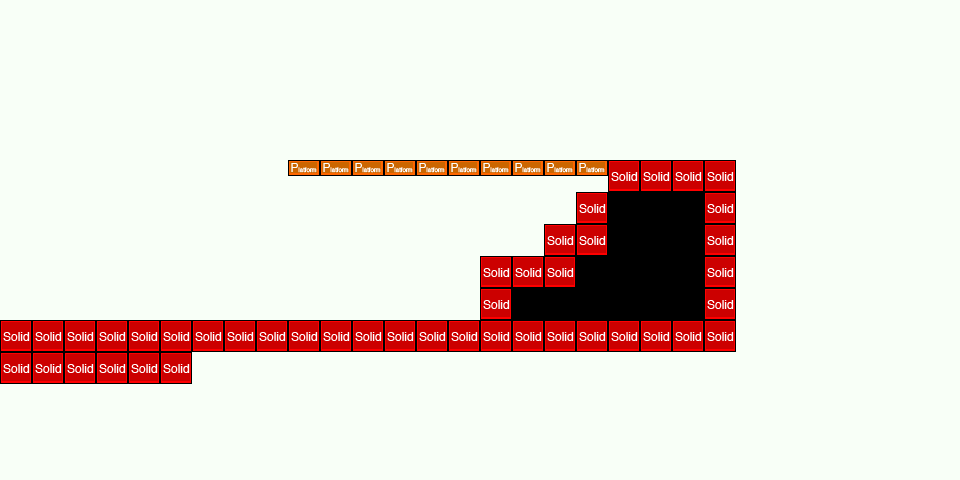

Rendered tile map (Tiled .tmx) drawn with the repository's tilesets; below, a short description and the map source with its tile grids summarised:
An orthogonal 30x15 tile map with 32x32 px tiles, 2 tile layers (World, collision), 2 tilesets and 10 objects (heroEntity, redAcidEntity, blueAcidEntity, greenAcidEntity, blackEnemy1, ...).

<map version="1.0" orientation="orthogonal" width="30" height="15" tilewidth="32" tileheight="32" backgroundcolor="#f8fff7">
 <tileset firstgid="1" name="tileset32x32" tilewidth="32" tileheight="32">
  <image source="../tileset/tileset32x32.png" width="128" height="32" />
 </tileset>
 <tileset firstgid="5" name="metatiles32x32" tilewidth="32" tileheight="32">
  <image source="../tileset/metatiles32x32.png" width="160" height="32" />
  <tile id="0">
   <properties>
    <property name="type" value="solid" />
   </properties>
  </tile>
  <tile id="1">
   <properties>
    <property name="type" value="platform" />
   </properties>
  </tile>
 </tileset>
 <layer name="World" width="30" height="15">
  <data>[450 cells, 64 non-empty, 2 distinct tile ids]</data>
 </layer>
 <layer name="collision" width="30" height="15">
  <data>[450 cells, 54 non-empty, 2 distinct tile ids]</data>
 </layer>
 <objectgroup name="Hero" width="30" height="15">
  <object name="heroEntity" x="422" y="74" width="44" height="77">
   <properties>
    <property name="image" value="black_hero" />
    <property name="spritewidth" value="32" />
   </properties>
  </object>
 </objectgroup>
 <objectgroup name="Acid" width="30" height="15">
  <object name="redAcidEntity" x="223" y="306" width="256" height="13" />
  <object name="blueAcidEntity" x="288" y="145" width="256" height="13" />
  <object name="greenAcidEntity" x="122" y="47" width="256" height="13" />
 </objectgroup>
 <objectgroup name="Enemy" width="30" height="15">
  <object name="blackEnemy1" x="555" y="-6" width="68" height="65" />
  <object name="blackEnemy2" x="594" y="-2" width="68" height="65" />
  <object name="whiteEnemy1" x="507" y="216" width="68" height="65" />
  <object name="whiteEnemy2" x="507" y="216" width="68" height="65" />
 </objectgroup>
 <objectgroup name="Coin" width="30" height="15">
  <object name="blackCoin" x="412" y="8" width="72" height="28" />
  <object name="whiteCoin" x="424" y="16" width="72" height="28" />
 </objectgroup>
</map>
